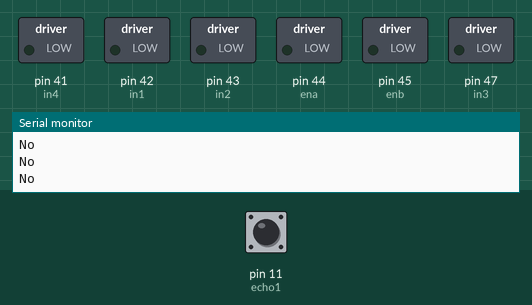
Recording of a sketch running on a simulated Arduino Mega 2560, built with avr-gcc and run on an emulated ATmega2560. Shown: switched loads named in the sketch (green lamp = pin HIGH), the last lines printed to the serial monitor. Dashed ring = blinking. The test bench sets the inputs (shaded band); at power-on: pin 11 (echo1) LOW. Pins used as bus, display or sensor lines are not drawn.

Above: at 11.4 s.
11.5 s: pin 11 (echo1) pulsed HIGH 5 times (0.12 s each, 0.3 s apart)
At 13.6 s:
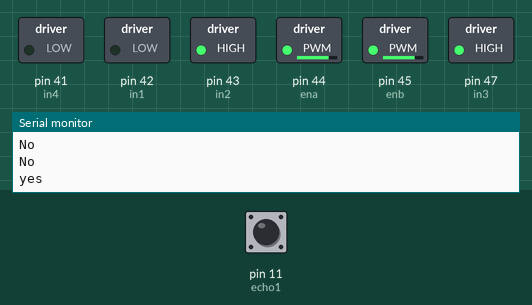
At 15.0 s:
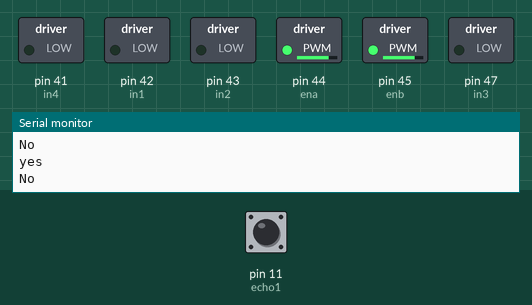
Timing chart, 0 to 23.8 s (numbered marks = the images above; inputs shaded):
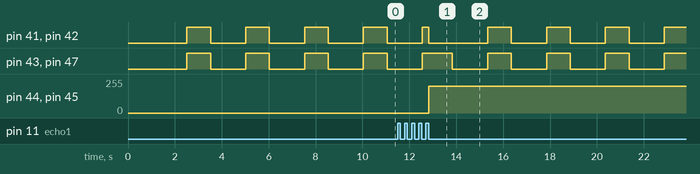

Measured:
- after the input at 11.5 s, pin 44 (ena), pin 45 (enb): 0/255 → 200/255 after 1.3 s
- by itself, pin 43 (in2), pin 47 (in3): repeats every 2.5 s: LOW 1.5 s, HIGH 1.0 s

The sketch:

sketch_sep25a.ino
```cpp
#define in1 42
#define in2 43
#define in3 47
#define in4 41
#define ena 44
#define enb 45
#include <NewPing.h>

int trig1 = 12;
int echo1 = 11;
int trig2 = 3;
int echo2 = 4;
long duration1, cm1 , duration2, cm2;
void setup() {
  // put your setup code here, to run once:
  Serial.begin(9600);
pinMode(in1,OUTPUT);
pinMode(in2,OUTPUT);
pinMode(in3,OUTPUT);
pinMode(in4,OUTPUT);
pinMode(ena,OUTPUT);
pinMode(enb,OUTPUT);
pinMode(trig1, OUTPUT);
pinMode(echo1, INPUT);
pinMode(trig2, OUTPUT);
pinMode(echo2, INPUT);
}
void loop() {
  analogWrite(trig1, LOW);
  delayMicroseconds(2);
  analogWrite(trig1, HIGH);     // send waves for 10 us
  delayMicroseconds(10);
  duration1 = pulseIn(echo1, HIGH); // receive reflected waves
  cm1 = duration1 / 58.2;   // convert to distance
  delay(10);
    // If you dont get proper movements of your robot then alter the pin numbers
  if (cm1 > 19)
  {Serial.println("yes");
    digitalWrite(in1,LOW);
digitalWrite(in2,HIGH);
digitalWrite(in3,HIGH);
digitalWrite(in4,LOW);
analogWrite(ena , 200);
analogWrite(enb , 200);
  }

  if (cm1 < 18)
  {Serial.println("No");
    digitalWrite(in1,LOW);
digitalWrite(in2,LOW);
digitalWrite(in3,LOW);
digitalWrite(in4,LOW);
    delay(1500);
    digitalWrite(in1,HIGH);
digitalWrite(in2,HIGH);
digitalWrite(in3,HIGH);
digitalWrite(in4,HIGH);
  }

}
```
